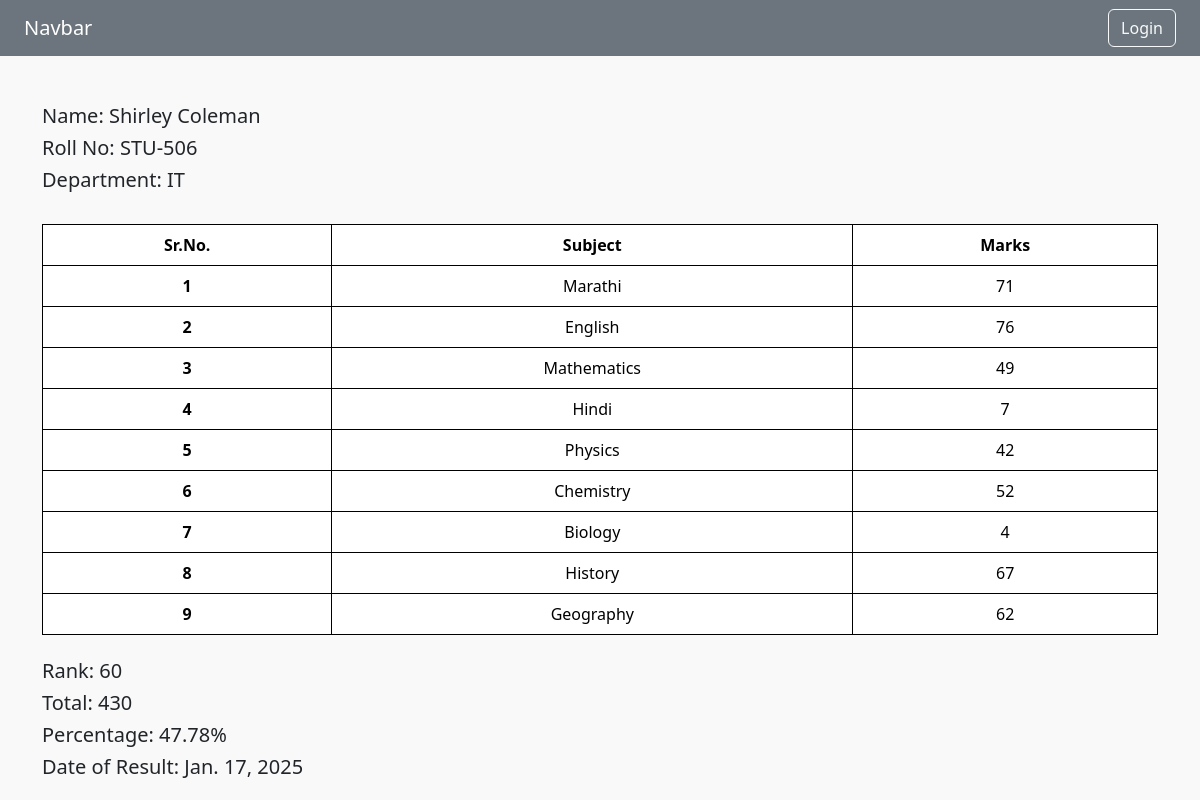
The app's page /see_marks/STU-506/ with its own data.
### Report/models.py (models this page shows, shortened)
class Student(models.Model):
    department=models.ForeignKey(Department,related_name="depart" ,on_delete=models.CASCADE)
    student_id=models.OneToOneField(StudentID,related_name="depart" ,on_delete=models.CASCADE)
    student_name=models.CharField(max_length=100)
    student_email=models.EmailField(unique=True)
    student_age=models.IntegerField(default=18)
    student_address=models.TextField()
    class Meta:
        ordering=['student_name']
        verbose_name='student'

class StudentID(models.Model):
    student_id=models.CharField(max_length=100)

class Department(models.Model):
    department=models.CharField(max_length=100)
    class Meta:
        ordering= ['department']

class SubjectMarks(models.Model):
    student=models.ForeignKey(Student, related_name="studentmarks", on_delete=models.CASCADE)
    subject=models.ForeignKey(Subject,on_delete=models.CASCADE)
    marks=models.IntegerField()
    class Meta:
        unique_together=['student','subject']

class Subject(models.Model):
    subject_name=models.CharField(max_length=100)

class StudentRank(models.Model):
    student=models.ForeignKey(Student, related_name="studentrank", on_delete=models.CASCADE)
    student_rank=models.IntegerField()
    date_of_report_card_generation=models.DateField(auto_now_add=True)
    class Meta:
        unique_together=('student','date_of_report_card_generation')
        ordering=['student_rank']

### Report/views.py (the view)
# urls.py: path('see_marks/<str:student_id>/',see_marks,name='see_marks'),
def see_marks(request, student_id):
    queryset = SubjectMarks.objects.filter(student__student_id__student_id=student_id)
    totalmarks = queryset.aggregate(totalmarks=Sum('marks'))
    total_possible_marks = 100 * queryset.count()
    percentage = (totalmarks['totalmarks'] / total_possible_marks) * 100 if total_possible_marks > 0 else 0
    student = Student.objects.get(student_id__student_id=student_id)
    return render(request, "see_marks.html", {
        'queryset': queryset,
        'totalmarks': totalmarks,
        'percentage': percentage,
        'student': student,
    })

### Report/templates/see_marks.html (shortened to what this page needs)
{% extends "base.html" %}
{% load static %}
{% block body %}
<div class="container mt-5">
    <div class="section-spacing">
        <h5>Name: {{ student.student_name }}</h5>
        <h5>Roll No: {{ student.student_id.student_id }}</h5>
        <h5>Department: {{ student.department.department }}</h5>
    </div>
    <table class="table">
        <thead>
            <tr>
                <th>Sr.No.</th>
                <th>Subject</th>
                <th>Marks</th>
            </tr>
        </thead>
        <tbody>
            {% for record in queryset %}
            <tr>
                <th scope="row">{{ forloop.counter }}</th>
                <td>{{ record.subject.subject_name }}</td>
                <td>{{ record.marks }}</td>
            </tr>
            {% endfor %}
        </tbody>
    </table>
    <div class="mt-4">
        <h5>Rank: {{queryset.first.student.studentrank.first.student_rank}}</h5>
        <h5>Total: {{ totalmarks.totalmarks }}</h5>
        <h5>Percentage: {{percentage|floatformat:2 }}%</h5>
        <h5>Date of Result: {{queryset.first.student.studentrank.first.date_of_report_card_generation}} </h5>
    </div>
</div>
{% endblock body %}

### Report/templates/see_marks.html (style rules this page uses)
body { background-color: #f9f9f9; }
table, th, td { border: 1px solid; text-align: center; }
.section-spacing { margin-bottom: 2rem; }

### records on screen
Student: student_name "Shirley Coleman", student_id.student_id "STU-506", department.department "IT"
SubjectMarks: subject.subject_name "Marathi", marks "71", first.student.studentrank.first.student_rank "60", first.student.studentrank.first.date_of_report_card_generation "Jan. 17, 2025"
SubjectMarks: subject.subject_name "English", marks "76"
SubjectMarks: subject.subject_name "Mathematics", marks "49"
SubjectMarks: subject.subject_name "Hindi", marks "7"
SubjectMarks: subject.subject_name "Physics", marks "42"
SubjectMarks: subject.subject_name "Chemistry", marks "52"
SubjectMarks: subject.subject_name "Biology", marks "4"
SubjectMarks: subject.subject_name "History", marks "67"
SubjectMarks: subject.subject_name "Geography", marks "62"

### other values on screen
{{ totalmarks.totalmarks }} "430"
{{ percentage|floatformat:2 }} "47.78"
